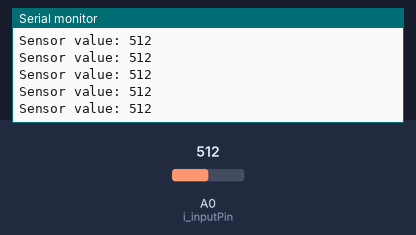
A sketch run on a simulated Arduino Uno, built with avr-gcc and run on an emulated ATmega328P. Parts: the last lines printed to the serial monitor. The test bench sets the inputs (shaded band); at power-on: A0 (i_inputPin) = 512.

Above: at 1.2 s.
1.3 s: A0 (i_inputPin) set to 716
At 1.32 s:
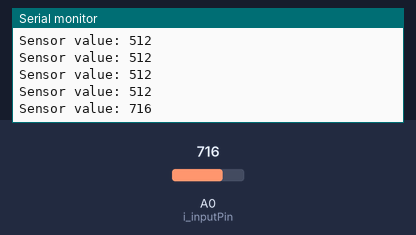
2.8 s: A0 (i_inputPin) set to 900
At 2.83 s:
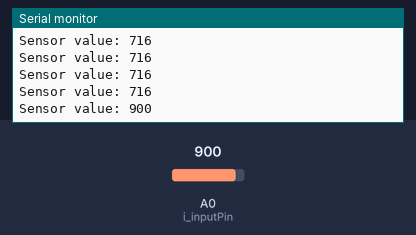
Timing chart, 0 to 5.8 s (numbered marks = the images above; inputs shaded):
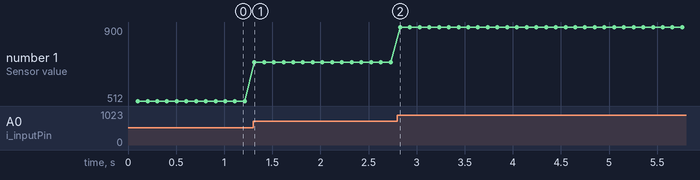

The sketch:

course_analog_eg3.ino
```cpp
// What is the purpose of this script?
/* @description: Read an analogue input and print to the serial port
*  This is a demonstration script for a course being run on Arduino
*
*
*
*/

// @author: William Gebers
// @created: 24-05-2013
// @license: GNU Public License


// Include header libraries here
// No header libraries required

// Create global variables here
double d_lastUpdate;         // Variable to remember when we last updated the PWM (in mS)
const double d_period = 100; // How long should we wait between updates (in mS)
const int i_inputPin = A0;   // A0 is defined in the core library - We are using it as an input pin
int i_analogValue;           // Somewhere to store the value we read on the inputPin
// The code that runs when you hit start / restart goes here

void setup()
{
  pinMode(i_inputPin,INPUT);       // Set the pin mode correctly
  int i_analogValue = 0;           // Make sure we don't read random memory value to start with
  Serial.begin(9600);              // Setup the serial port at a baud rate of 9600
  Serial.println("Script starts"); // Send us some information to know the program is running

}


// It just goes on, and on, and on, and on....
void loop()
{
    if(millis()-d_lastUpdate > d_period)
    {
    i_analogValue = analogRead(i_inputPin);    // Read the input from the ADC
    Serial.print("Sensor value: ");            // Send the information to the serial terminal
    Serial.println(i_analogValue);
    d_lastUpdate = millis();                   // Update the timer
    }
}
```

Measured:
- after the input at 1.3 s, the serial monitor: prints a new line at once (image 1)
- after the input at 2.8 s, the serial monitor: prints a new line at once (image 2)
- plotted number 1: 512 → 716 after the input at 1.3 s, 716 → 900 after the input at 2.8 s
